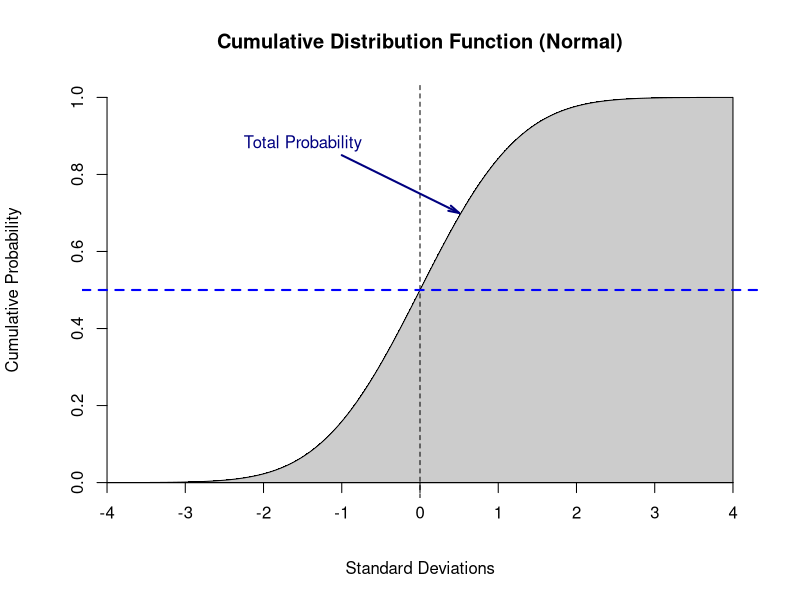
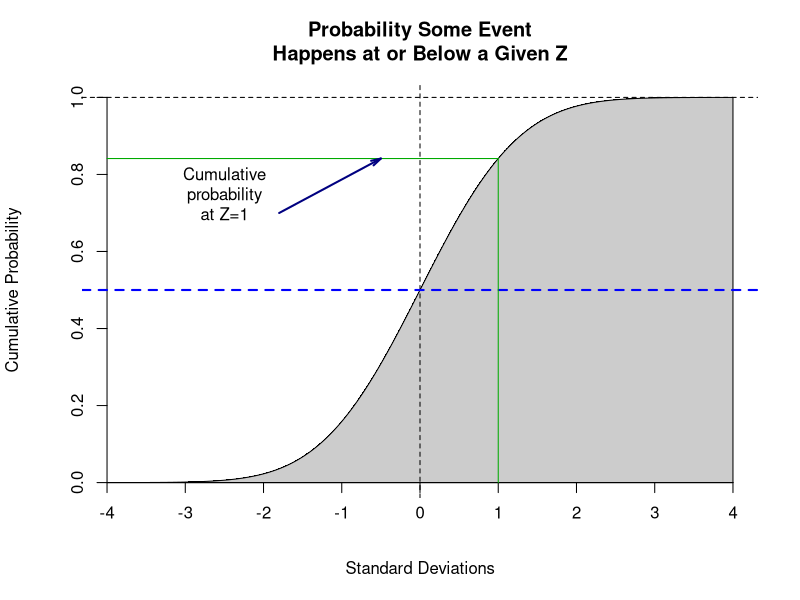
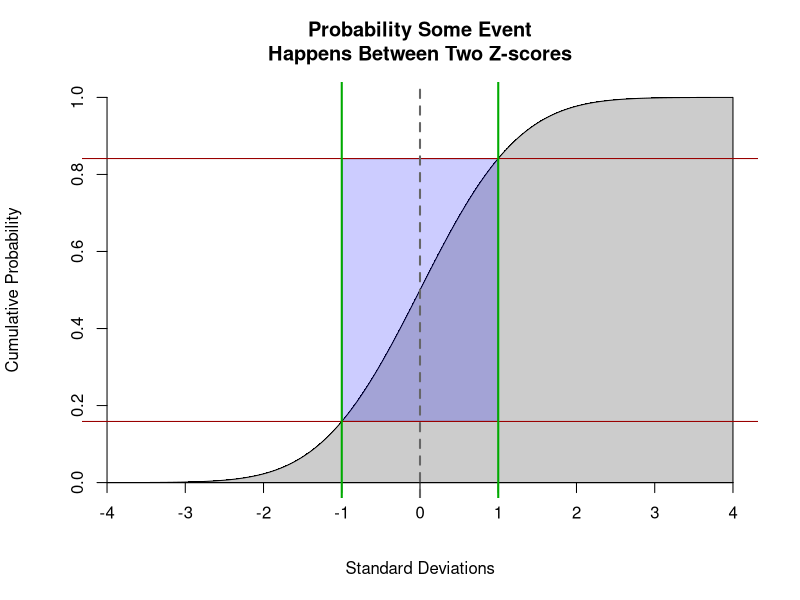
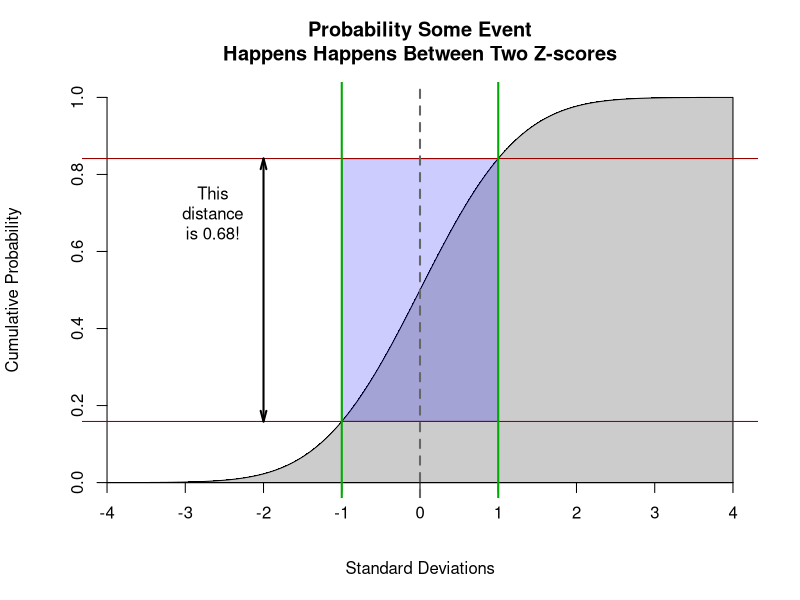

Write R code to recreate these figures, in order.
library(stats)
require(graphics)

darkred <- "#990000ff"
mygreen <- "#00aa00ff"
alphafill <- rgb(0, 0, 1,0.2)

par(cex=1.25)

xseq <- seq(-4,4,0.005)
normcdf <- pnorm(xseq, mean=0, sd=1)

# If you want to lay a standard normal PDF on top of a plot:
plotGaussianPDF <- function() {
  mean=0
  sd <- 1
  xvalues <- xseq*sd + mean
  hx <- dnorm(xvalues,mean,sd)
  i <- xvalues >= -4 & xvalues <= 4
  lines(x,hx,col="#990000ff", lwd=2)
  return(1)
}

plotGaussianCDF <- function(maintitle) {
  plot(xseq,normcdf, 
       main=maintitle, 
       xlab="Standard Deviations", 
       ylab="Cumulative Probability",
       xlim=c(-4,4),
       ylim=c(0,1),
       pch=".",
       axes=F
  )
  polygon(c(-4,xseq,4), c(0,normcdf,0), col="gray80")
  axis(side=1,at=seq(-4,4,1), pos=0)
  axis(side=2,at=seq(0,1,0.2), pos=-4)
  return(1)  
}

####################################
# Save the plots to PNG files:
####################################

png(file="NormalCDFplain.png", 
    width=6.5, height=5, units="in", 
    res=300
    )

plotGaussianCDF(maintitle="Cumulative Distribution Function (Normal)")

abline(v=0, lty=2)
abline(h=0.5,lty=2, lwd=2, col="blue")
text (x=-1.5,y=0.88, "Total Probability", col="navy")
arrows(-1,0.85 , 
       x1=0.5, y1= 0.7, 
       code=2, length=0.11, 
       angle=15, lwd=2, col="navy"
       )

dev.off()


png(file="NormalCDF.png", 
    width=6.5, height=5, units="in", 
    res=300
    )
plotGaussianCDF(maintitle="Probability Some Event\nHappens at or Below a Given Z")

abline(v=0, lty=2)
abline(h=1, lty=2)
abline(h=0.5,lty=2, lwd=2, col="blue")

y2<-pnorm(1, mean=0, sd=1)
lines(x=c(-4,1), y=c(y2,y2), lwd=1, col=mygreen)
lines(x=c(1,1), y=c(0,y2), lwd=1, col=mygreen)

arrows(-1.8,0.7, 
       x1=-0.5, y1=y2, 
       code=2, 
       length=0.1, angle=15, lwd=2,
       col="navy"
       )
text(-2.5,0.75, "Cumulative\nprobability\nat Z=1")

dev.off()

# Now for a bit more explanation:

png(file="NormalCDF1SD.png", width=6.5, height=5, units="in", res=300)
plotGaussianCDF(maintitle="Probability Some Event\nHappens Between Two Z-scores")

y1<-pnorm(-1, mean=0, sd=1)
y2<-pnorm(1, mean=0, sd=1)

polygon(c(-1,-1, 1, 1), c(y1,y2,y2,y1), col=alphafill)

abline(h=y1, col=darkred)
abline(h=y2, col=darkred)
abline(v=-1, col=mygreen, lwd=2)
abline(v=1, col=mygreen, lwd=2)
abline(v=0,lty=2, lwd=2, col="gray40")

dev.off()

png(file="NormalCDF1SD68.png", width=6.5, height=5, units="in", res=300)
plotGaussianCDF(maintitle="Probability Some Event\nHappens Happens Between Two Z-scores")

y1<-pnorm(-1,mean=0, sd=1)
y2<-pnorm(1, mean=0, sd=1)

polygon(c(-1,-1, 1, 1), c(y1,y2,y2,y1), col=alphafill)

abline(h=y1, col=darkred)
abline(h=y2, col=darkred)
abline(v=-1, col=mygreen, lwd=2)
abline(v=1, col=mygreen, lwd=2)
abline(v=0,lty=2, lwd=2, col="gray40")

#lines(x=c(-2,-2), y=c(y1,y2), lwd=3)
arrows(x0=-2, y0=y1, 
       x1=-2, y1=y2, 
       code=3, length=0.11, angle=15, lwd=2
       )
text(-2.65,0.7, "This\ndistance\nis 0.68!")

dev.off()

# EOF